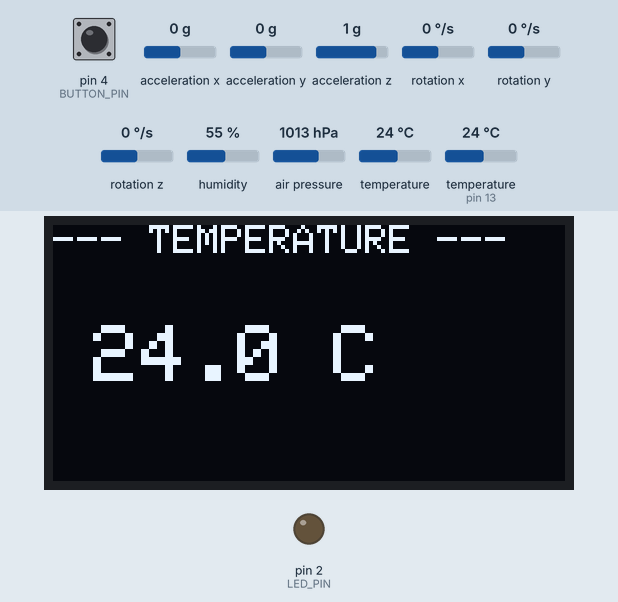
A sketch run on a simulated Arduino Uno, built with avr-gcc and run on an emulated ATmega328P. Parts: 128×64 one-colour display, output pins drawn as LEDs (lit = HIGH). The inputs (shaded band) are chosen by the test bench; at power-on: rotation x 0 °/s, pin 4 (BUTTON_PIN) HIGH, humidity 55 %, air pressure 1013 hPa, acceleration x 0 g, acceleration y 0 g, acceleration z 1 g, rotation y 0 °/s, rotation z 0 °/s, temperature 24 °C, temperature (sensor on pin 13) 24 °C.

Above: at 1.2 s.
1.3 s: rotation x set to -57 °/s
2.8 s: rotation x set to -66 °/s
At 4.0 s:
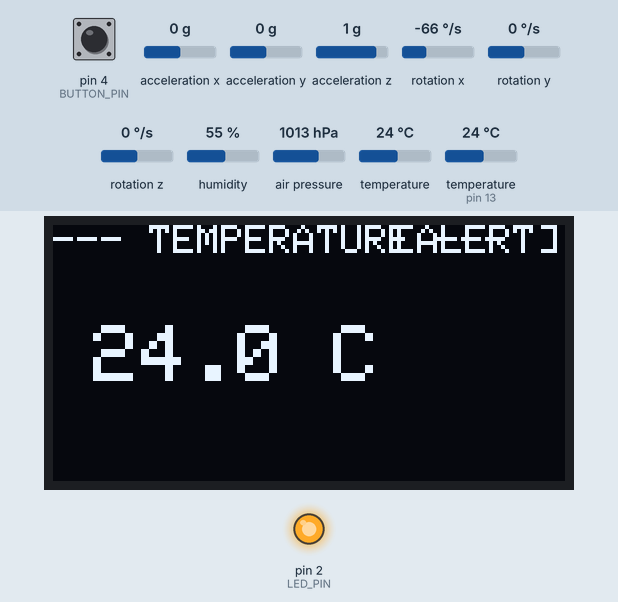
4.3 s: pin 4 (BUTTON_PIN) pulled LOW for 0.15 s
At 5.6 s:
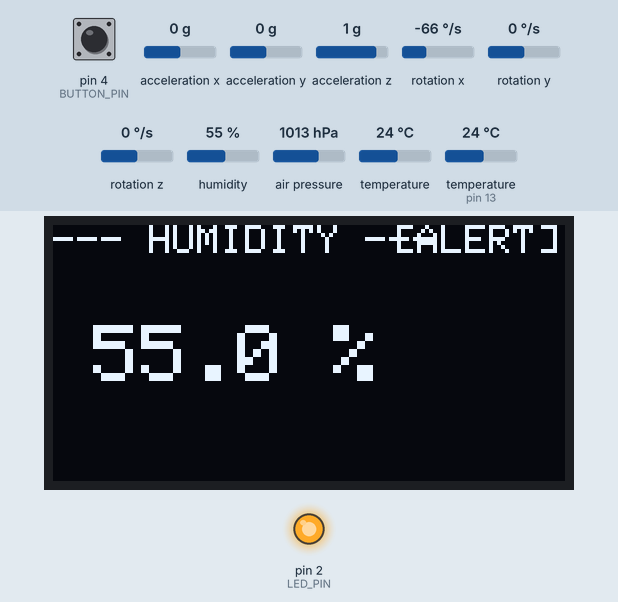
5.9 s: humidity set to 22 %
At 6.7 s:
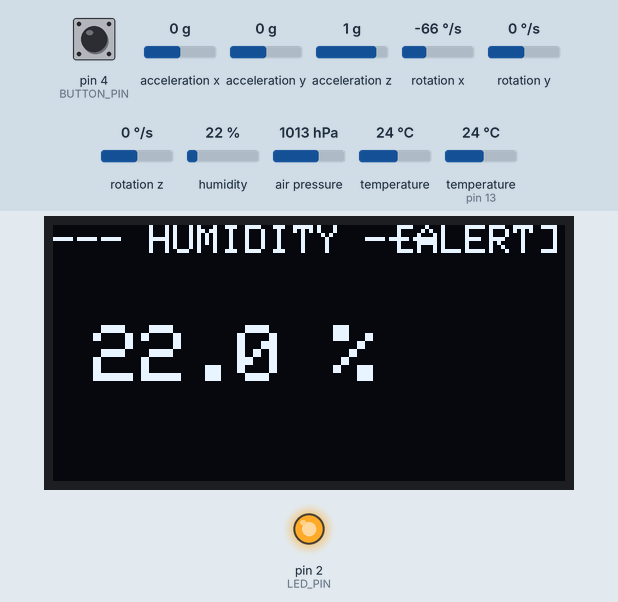
7.6 s: pin 4 (BUTTON_PIN) pulled LOW for 1 s
At 8.0 s:
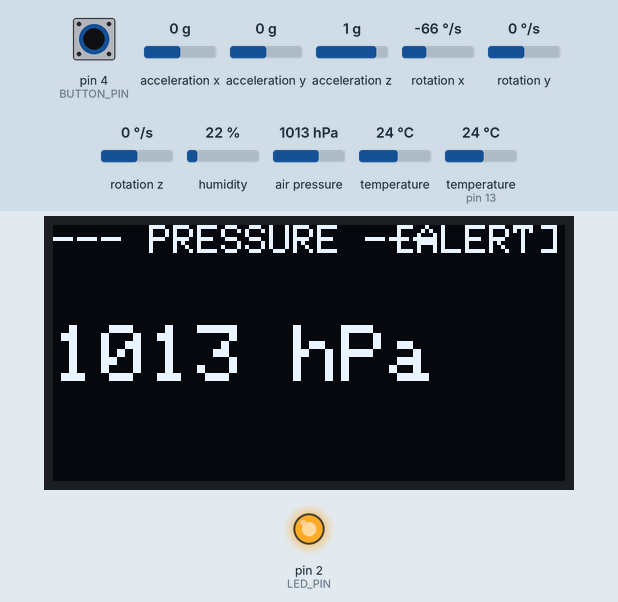
10.1 s: air pressure set to 952 hPa
At 10.9 s:
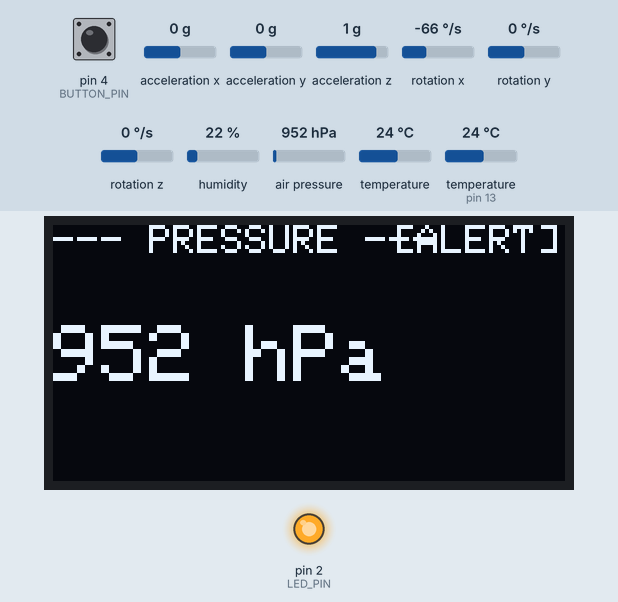
Timing chart, 0 to 12.6 s (numbered marks = the images above; inputs shaded):
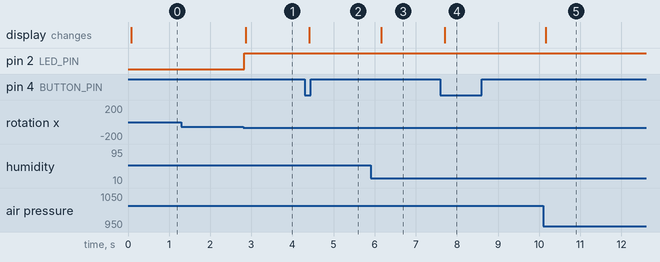

Measured:
- the behaviour switches between -59 and -60 °/s on rotation x (found by bisection; images 0 and 1)
- after the input at 1.3 s, every drawn part: stays the same
- after the input at 2.8 s, pin 2 (LED_PIN): LOW → HIGH at once; the display: changes after 0.06 s (image 1)
- after the input at 4.3 s, the display: changes after 0.11 s (image 2)
- after the input at 5.9 s, the display: changes after 0.27 s (image 3)
- after the input at 7.6 s, the display: changes after 0.10 s (image 4)
- after the input at 10.1 s, the display: changes after 0.06 s (image 5)

The sketch:

MainCode.ino
```cpp
#include <Wire.h>
#include <Adafruit_GFX.h>
#include <Adafruit_SSD1306.h>
#include <Adafruit_BMP085.h>
#include <Adafruit_MPU6050.h>
#include <Adafruit_Sensor.h>
#include <DHT.h>

#define SCREEN_WIDTH 128
#define SCREEN_HEIGHT 64
Adafruit_SSD1306 display(SCREEN_WIDTH, SCREEN_HEIGHT, &Wire, -1);

Adafruit_BMP085 bmp;
Adafruit_MPU6050 mpu;

#define DHTPIN 13
#define DHTTYPE DHT22
DHT dht(DHTPIN, DHTTYPE);

#define BUTTON_PIN 4
#define LED_PIN    2

int currentScreen = 0; // 0: Temp, 1: Humidity, 2: Pressure, 3: Motion
bool lastBtnState = HIGH;

void setup() {
  Serial.begin(115200);
  pinMode(BUTTON_PIN, INPUT_PULLUP);
  pinMode(LED_PIN, OUTPUT);

  if (!display.begin(SSD1306_SWITCHCAPVCC, 0x3C)) {
    for(;;);
  }

  bmp.begin();
  mpu.begin();
  dht.begin();

  display.clearDisplay();
  display.setTextColor(WHITE);
}

void loop() {

  bool btnState = digitalRead(BUTTON_PIN);
  if (lastBtnState == HIGH && btnState == LOW) {
    currentScreen = (currentScreen + 1) % 4;
    delay(50);
  }
  lastBtnState = btnState;


  float tempC = bmp.readTemperature();
  float humidity = dht.readHumidity();
  float pressureHPa = bmp.readPressure() / 100.0;

  sensors_event_t a, g, tempMPU;
  mpu.getEvent(&a, &g, &tempMPU);

  float accelMag = sqrt(a.acceleration.x * a.acceleration.x +
                        a.acceleration.y * a.acceleration.y +
                        a.acceleration.z * a.acceleration.z) / 9.81;

  float gyroMag = sqrt(g.gyro.x * g.gyro.x +
                       g.gyro.y * g.gyro.y +
                       g.gyro.z * g.gyro.z) * (180.0 / 3.14159);


  bool alert = false;

  // CHANGE PARAMETERS HERE
  if (tempC < 18 || tempC > 28 ) alert = true;
  if (humidity < 25 || humidity > 75 ) alert = true;
  if (pressureHPa < 300 || pressureHPa > 1050) alert = true;
  if (accelMag < 0 || accelMag > 4) alert = true;
  if (gyroMag > 60) alert = true;

  digitalWrite(LED_PIN, alert ? HIGH : LOW);


  display.clearDisplay();
  display.setTextSize(1);
  display.setCursor(0, 0);

  if (alert) {
    display.setCursor(85, 0);
    display.print("[ALERT]");
  }

  switch (currentScreen) {
    case 0:
      display.setCursor(0, 0);
      display.println("--- TEMPERATURE ---");
      display.setTextSize(2);
      display.setCursor(10, 25);
      display.print(tempC, 1);
      display.print(" C");
      break;

    case 1:
      display.setCursor(0, 0);
      display.println("--- HUMIDITY ---");
      display.setTextSize(2);
      display.setCursor(10, 25);
      display.print(humidity, 1);
      display.print(" %");
      break;

    case 2:
      display.setCursor(0, 0);
      display.println("--- PRESSURE ---");
      display.setTextSize(2);
      display.setCursor(0, 25);
      display.print(pressureHPa, 0);
      display.print(" hPa");
      break;

    case 3:
      display.setCursor(0, 0);
      display.println("--- MOTION ---");
      display.setTextSize(1);
      display.setCursor(0, 20);
      display.print("Accel: "); display.print(accelMag, 2); display.println(" g");
      display.setCursor(0, 40);
      display.print("Gyro:  "); display.print(gyroMag, 1); display.println(" deg/s");
      break;
  }

  display.display();
  delay(50);
}
```
